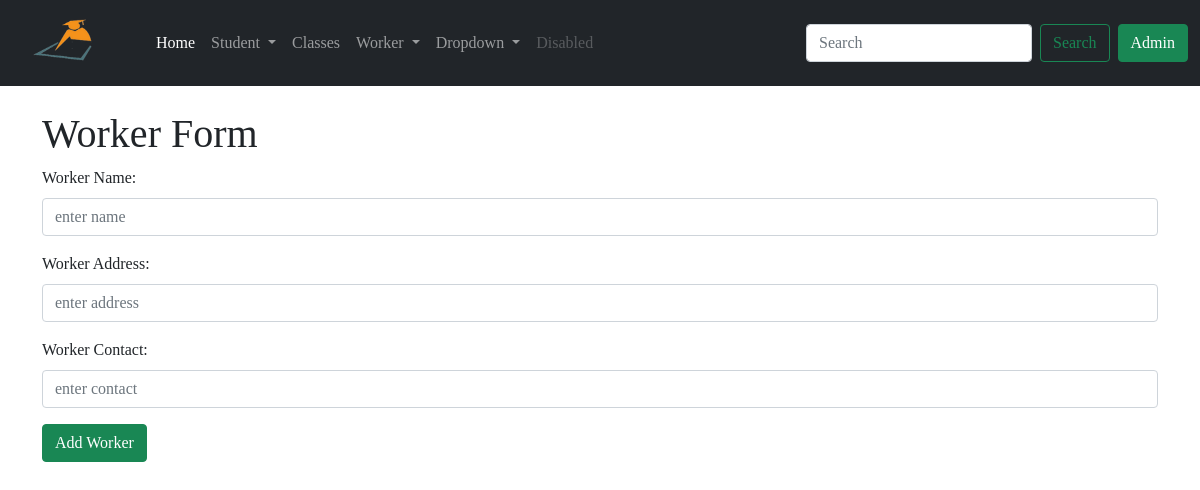
Page /update_worker/4 on the earlier database version.
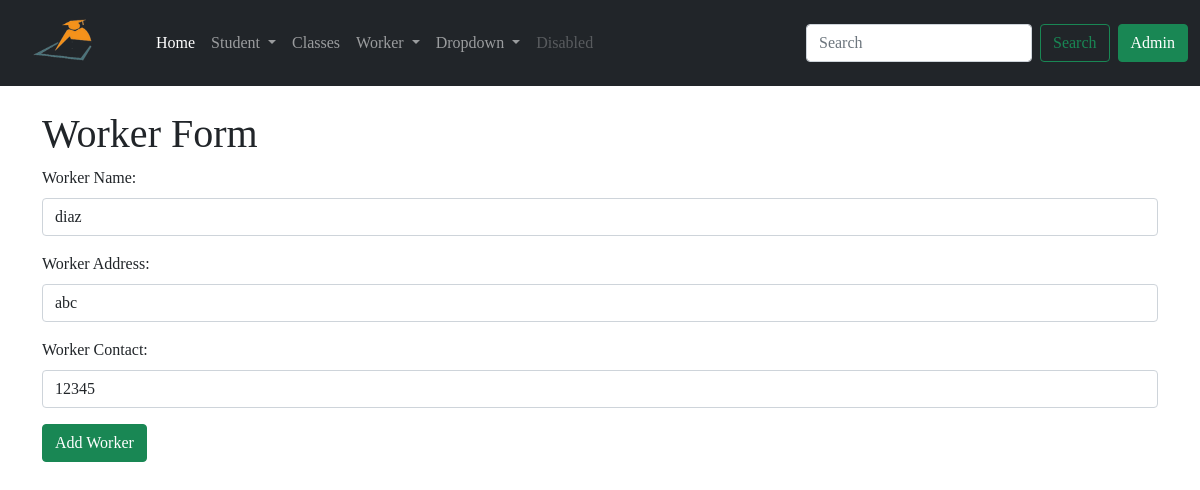
Same page on the later database version.
### app/models.py (models this page shows, shortened)
class Worker(db.Model):
    __searchable__ = ['worker_name', 'worker_address']
    id = db.Column(db.Integer, primary_key=True)
    worker_name = db.Column(db.String(64), index=True)
    worker_address = db.Column(db.String(128), index=True)
    worker_contact = db.Column(db.String(64), index=True)
    join_date = db.Column(db.DateTime, default=datetime.utcnow())
    admin_id = db.Column(db.Integer, db.ForeignKey('admin.id'))

### app/routes.py (the view, shortened to what this page needs)
@app.route('/update_worker/<id>', methods=['GET', 'POST'])
def update_worker(id):
    worker = Worker.query.filter_by(id=id).first()
    return render_template('worker.html', title='Worker', worker=worker)

### app/templates/worker.html
{% extends 'base.html' %}
{% block content %}
<div class="container mt-4">
<h1>Worker Form</h1>
<form method="POST">
    <div class="mb-3">
      <label for="Inputname" class="form-label">Worker Name:</label>
      <input type="text" class="form-control" name="worker_name" value="{{worker.worker_name}}" id="Inputname" placeholder="enter name" required>
    </div>
    <div class="mb-3">
        <label for="Inputaddress" class="form-label">Worker Address:</label>
        <input type="text" class="form-control" name="worker_address" value="{{worker.worker_address}}" id="Inputaddress" placeholder="enter address" required>
    </div>
    <div class="mb-3">
        <label for="Inputcontact" class="form-label">Worker Contact:</label>
        <input type="tel" class="form-control" name="worker_contact" value="{{worker.worker_contact}}" id="Inputcontact" placeholder="enter contact" required>
    </div>
    <button type="submit" class="btn btn-success">Add Worker</button>
  </form>
</div>
{% endblock %}

Differences in the rows shown:
added Worker: worker_name "diaz", worker_address "abc", worker_contact "12345"
